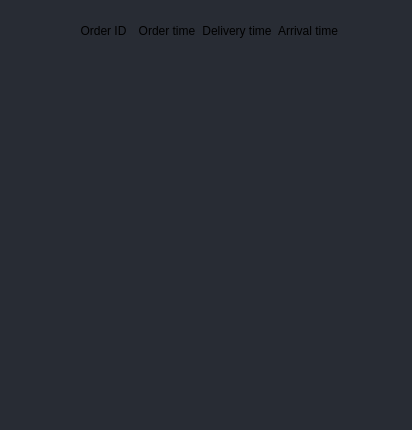
                         <widget class="QWidget" name="scrollAreaWidgetContents_4">
                          <property name="geometry">
                           <rect>
                            <x>0</x>
                            <y>0</y>
                            <width>412</width>
                            <height>426</height>
                           </rect>
                          </property>
                          <property name="styleSheet">
                           <string notr="true">background-color: rgb(40, 44, 52);</string>
                          </property>
                          <layout class="QGridLayout" name="gridLayout_2">
                           <item row="0" column="1">
                            <widget class="QLabel" name="label_227">
                             <property name="minimumSize">
                              <size>
                               <width>0</width>
                               <height>40</height>
                              </size>
                             </property>
                             <property name="maximumSize">
                              <size>
                               <width>16777215</width>
                               <height>40</height>
                              </size>
                             </property>
                             <property name="styleSheet">
                              <string notr="true">font: 14pt &quot;Times New Roman&quot;;</string>
                             </property>
                             <property name="text">
                              <string>Order ID</string>
                             </property>
                             <property name="alignment">
                              <set>Qt::AlignCenter</set>
                             </property>
                            </widget>
                           </item>
                           <item row="0" column="4">
                            <widget class="QLabel" name="label_226">
                             <property name="minimumSize">
                              <size>
                               <width>0</width>
                               <height>40</height>
                              </size>
                             </property>
                             <property name="maximumSize">
                              <size>
                               <width>16777215</width>
                               <height>40</height>
                              </size>
                             </property>
                             <property name="styleSheet">
                              <string notr="true">font: 14pt &quot;Times New Roman&quot;;</string>
                             </property>
                             <property name="text">
                              <string>Arrival time</string>
                             </property>
                             <property name="alignment">
                              <set>Qt::AlignCenter</set>
                             </property>
                            </widget>
                           </item>
                           <item row="3" column="0">
                            <widget class="QLabel" name="label_233">
                             <property name="minimumSize">
                              <size>
                               <width>0</width>
                               <height>40</height>
                              </size>
                             </property>
                             <property name="maximumSize">
                              <size>
                               <width>16777215</width>
                               <height>40</height>
                              </size>
                             </property>
                             <property name="text">
                              <string/>
                             </property>
                            </widget>
                           </item>
                           <item row="0" column="3">
                            <widget class="QLabel" name="label_225">
                             <property name="minimumSize">
                              <size>
                               <width>0</width>
                               <height>40</height>
                              </size>
                             </property>
                             <property name="maximumSize">
                              <size>
                               <width>16777215</width>
                               <height>40</height>
                              </size>
                             </property>
                             <property name="styleSheet">
                              <string notr="true">font: 14pt &quot;Times New Roman&quot;;</string>
                             </property>
                             <property name="text">
                              <string>Delivery time</string>
                             </property>
                             <property name="alignment">
                              <set>Qt::AlignCenter</set>
                             </property>
                            </widget>
                           </item>
                           <item row="5" column="0">
                            <widget class="QLabel" name="label_235">
                             <property name="minimumSize">
                              <size>
                               <width>0</width>
                               <height>40</height>
                              </size>
                             </property>
                             <property name="maximumSize">
                              <size>
                               <width>16777215</width>
                               <height>40</height>
                              </size>
                             </property>
                             <property name="text">
                              <string/>
                             </property>
                            </widget>
                           </item>
                           <item row="0" column="0">
                            <widget class="QLabel" name="label_222">
                             <property name="minimumSize">
                              <size>
                               <width>0</width>
                               <height>40</height>
                              </size>
                             </property>
                             <property name="maximumSize">
                              <size>
                               <width>100</width>
                               <height>40</height>
                              </size>
                             </property>
                             <property name="text">
                              <string/>
                             </property>
                            </widget>
                           </item>
                           <item row="6" column="0">
                            <widget class="QLabel" name="label_236">
                             <property name="minimumSize">
                              <size>
                               <width>0</width>
                               <height>40</height>
                              </size>
                             </property>
                             <property name="maximumSize">
                              <size>
                               <width>16777215</width>
                               <height>40</height>
                              </size>
                             </property>
                             <property name="text">
                              <string/>
                             </property>
                            </widget>
                           </item>
                           <item row="7" column="0">
                            <widget class="QLabel" name="label_237">
                             <property name="minimumSize">
                              <size>
                               <width>0</width>
                               <height>40</height>
                              </size>
                             </property>
                             <property name="maximumSize">
                              <size>
                               <width>16777215</width>
                               <height>40</height>
                              </size>
                             </property>
                             <property name="text">
                              <string/>
                             </property>
                            </widget>
                           </item>
                           <item row="2" column="0">
                            <widget class="QLabel" name="label_232">
                             <property name="minimumSize">
                              <size>
                               <width>0</width>
                               <height>40</height>
                              </size>
                             </property>
                             <property name="maximumSize">
                              <size>
                               <width>16777215</width>
                               <height>40</height>
                              </size>
                             </property>
                             <property name="text">
                              <string/>
                             </property>
                            </widget>
                           </item>
                           <item row="0" column="5">
                            <widget class="QLabel" name="label_229">
                             <property name="maximumSize">
                              <size>
                               <width>16777215</width>
                               <height>0</height>
                              </size>
                             </property>
                             <property name="text">
                              <string/>
                             </property>
                            </widget>
                           </item>
                           <item row="8" column="0">
                            <widget class="QLabel" name="label_238">
                             <property name="minimumSize">
                              <size>
                               <width>0</width>
                               <height>40</height>
                              </size>
                             </property>
                             <property name="maximumSize">
                              <size>
                               <width>16777215</width>
                               <height>40</height>
                              </size>
                             </property>
                             <property name="text">
                              <string/>
                             </property>
                            </widget>
                           </item>
                           <item row="1" column="0">
                            <widget class="QLabel" name="label_231">
                             <property name="minimumSize">
                              <size>
                               <width>0</width>
                               <height>40</height>
                              </size>
                             </property>
                             <property name="maximumSize">
                              <size>
                               <width>16777215</width>
                               <height>40</height>
                              </size>
                             </property>
                             <property name="text">
                              <string/>
                             </property>
                            </widget>
                           </item>
                           <item row="0" column="2">
                            <widget class="QLabel" name="label_224">
                             <property name="minimumSize">
                              <size>
                               <width>0</width>
                               <height>40</height>
                              </size>
                             </property>
                             <property name="maximumSize">
                              <size>
                               <width>16777215</width>
                               <height>40</height>
                              </size>
                             </property>
                             <property name="styleSheet">
                              <string notr="true">font: 14pt &quot;Times New Roman&quot;;</string>
                             </property>
                             <property name="text">
                              <string>Order time</string>
                             </property>
                             <property name="alignment">
                              <set>Qt::AlignCenter</set>
                             </property>
                            </widget>
                           </item>
                           <item row="4" column="0">
                            <widget class="QLabel" name="label_234">
                             <property name="minimumSize">
                              <size>
                               <width>0</width>
                               <height>40</height>
                              </size>
                             </property>
                             <property name="maximumSize">
                              <size>
                               <width>16777215</width>
                               <height>40</height>
                              </size>
                             </property>
                             <property name="text">
                              <string/>
                             </property>
                            </widget>
                           </item>
                          </layout>
                         </widget>
